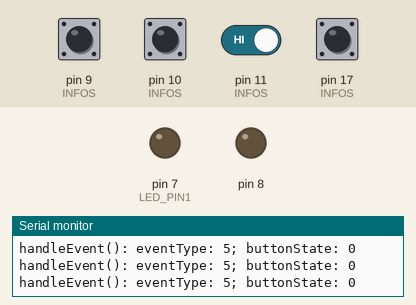
Bench run of a sketch on a simulated Arduino Uno, built with avr-gcc and run on an emulated ATmega328P. Parts: output pins drawn as LEDs (lit = HIGH), the last lines printed to the serial monitor. The inputs (shaded band) are chosen by the test bench; at power-on: pin 9 (INFOS), pin 10 (INFOS), pin 11 (INFOS), pin 17 (INFOS) HIGH.

Above: at 2.2 s.
2.3 s: pin 9 (INFOS) pulled LOW for 1 s
At 3.7 s:
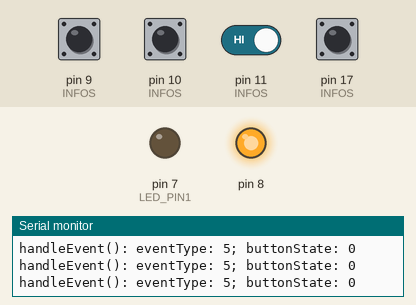
4.8 s: pin 9 (INFOS) pulsed LOW 2 times (0.12 s each, 0.3 s apart)
At 5.8 s:
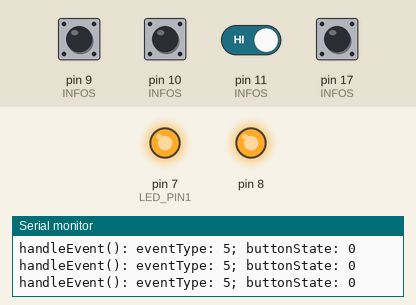
6.9 s: pin 9 (INFOS) driven LOW and pin 11 (INFOS) driven LOW
Timing chart, 0 to 9.9 s (numbered marks = the images above; inputs shaded):
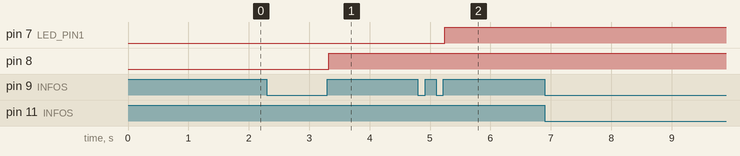

Measured:
- after the input at 2.3 s, pin 8: LOW → HIGH after 1.0 s
- after the input at 4.8 s, pin 7 (LED_PIN1): LOW → HIGH after 0.44 s

The sketch:

HomeArduino.ino
```cpp
/*
 * A demo of an array of 6 AceButton objects controlling an array of 6 LEDs. If
 * you have more than about 8 buttons or so, it might be worth using a
 * column/row button scanner instead. (Unfortunately AceButton does not support
 * that right now, maybe in the future).
 *
 * WARNING: This has been verified to compile, but I have not tested it with
 * actual hardware.
 */

#include <AceButton.h>
using namespace ace_button;

// LED states. Some microcontrollers wire their built-in LED the reverse.
const int LED_ON = HIGH;
const int LED_OFF = LOW;

const int LED_PIN1 = 7;

// Number of buttons and LEDs.
const uint8_t NUM_LEDS = 6;

// Helper struct that keeps track of the buttons and leds. An alternative is to
// use multiple arrays (e.g. BUTTON_PINS, LED_PINS, LED_STATES) which has the
// potential of reduing memory using PROGMEM, but for small to medium number of
// buttons, using a struct makes the program easier to read.
struct Info {
  const uint8_t buttonPin;
  const uint8_t ledPin;
  bool ledState;
};

// An array of button pins, led pins, and the led states. Cannot be const
// because ledState is mutable.
Info INFOS[NUM_LEDS] = {
  {9, 38, LED_OFF},
  {21, 43, LED_OFF},
  {11, 34, LED_OFF}, // Guest WC
  {17, 35, LED_OFF},
  {20, 44, LED_OFF},
  {10, 40, LED_OFF} // esstisch
};

// Define the buttons in an array using the default constructor. A static
// initializer array using { {int, int, int}, ...} does not seem to work,
// probably because of the 'explicit' keyword. So use the init() method in
// setup() instead. This has the disadvantage of invoking the default
// constructor NUM_LEDS times, but this is no worse than explicitly declaring
// NUM_LEDS instances of AceButton.
AceButton buttons[NUM_LEDS];

void handleEvent(AceButton*, uint8_t, uint8_t);

void setup() {
  delay(1000); // some microcontrollers reboot twice
  Serial.begin(115200);
  while (! Serial); // Wait until Serial is ready - Leonardo/Micro
  Serial.println("Initializing");
  Serial.println(F("setup(): begin"));
  pinMode(7, OUTPUT);
  pinMode(8, OUTPUT);
  for (uint8_t i = 0; i < NUM_LEDS; i++) {
    // initialize built-in LED as an output
    pinMode(INFOS[i].ledPin, OUTPUT);
    digitalWrite(INFOS[i].ledPin, HIGH);

    // Button uses the built-in pull up register.
    pinMode(INFOS[i].buttonPin, INPUT_PULLUP);

    // initialize the corresponding AceButton
    buttons[i].init(INFOS[i].buttonPin, HIGH, i);
  }

  // Configure the ButtonConfig with the event handler, and enable all higher
  // level events.
  ButtonConfig* buttonConfig = ButtonConfig::getSystemButtonConfig();
  buttonConfig->setEventHandler(handleEvent);
  buttonConfig->setFeature(ButtonConfig::kFeatureClick);
  buttonConfig->setFeature(ButtonConfig::kFeatureDoubleClick);
  buttonConfig->setFeature(ButtonConfig::kFeatureLongPress);
  buttonConfig->setFeature(ButtonConfig::kFeatureRepeatPress);
  buttonConfig->setFeature(ButtonConfig::kFeatureDoubleClick);
  buttonConfig->setFeature(ButtonConfig::kFeatureSuppressAfterClick);
  buttonConfig->setFeature(ButtonConfig::kFeatureSuppressAfterDoubleClick);

  Serial.println("setup(): ready");
}

void loop() {
  // Should be called every 4-5ms or faster, for the default debouncing time
  // of ~20ms.
  for (uint8_t i = 0; i < NUM_LEDS; i++) {
    buttons[i].check();
  }
}

// The event handler for the button.
void handleEvent(AceButton* button, uint8_t eventType, uint8_t buttonState) {

  // Print out a message for all events.
  Serial.print(F("handleEvent(): eventType: "));
  Serial.print(eventType);
  Serial.print(F("; buttonState: "));
  Serial.println(buttonState);

  // Get the LED pin
  uint8_t id = button->getId();
  uint8_t ledPin = INFOS[id].ledPin;

  // Control the LED only for the Pressed and Released events.
  // Notice that if the MCU is rebooted while the button is pressed down, no
  // event is triggered and the LED remains off.
  switch (eventType) {
    case AceButton::kEventDoubleClicked:
      digitalWrite(7, !digitalRead(7));
      //digitalWrite(ledPin, LED_ON);
      //INFOS[id].ledState = LED_ON;
      break;
    case AceButton::kEventPressed:

      digitalWrite(ledPin, !digitalRead(ledPin));
      //INFOS[id].ledState = LED_OFF;
      break;

    case AceButton::kEventLongPressed:
      digitalWrite(8, !digitalRead(8));
      break;
  }
}
/*
#include <AceButton.h>
#include <AdjustableButtonConfig.h>
#include <ButtonConfig.h>


using namespace ace_button;

// LED states. Some microcontrollers wire their built-in LED the reverse.
const int LED_ON = HIGH;
const int LED_OFF = LOW;

// Number of buttons and LEDs.
const uint8_t NUM_LEDS = 2;

// Helper struct that keeps track of the buttons and leds. An alternative is to
// use multiple arrays (e.g. BUTTON_PINS, LED_PINS, LED_STATES) which has the
// potential of reduing memory using PROGMEM, but for small to medium number of
// buttons, using a struct makes the program easier to read.
struct Info {
  const uint8_t buttonPin;
  const uint8_t ledPin;
  bool ledState;
};

// An array of button pins, led pins, and the led states. Cannot be const
// because ledState is mutable.
Info INFOS[NUM_LEDS] = {
  {2, 5, LED_OFF},
  {3, 6, LED_OFF},

};

// Define the buttons in an array using the default constructor. A static
// initializer array using { {int, int, int}, ...} does not seem to work,
// probably because of the 'explicit' keyword. So use the init() method in
// setup() instead. This has the disadvantage of invoking the default
// constructor NUM_LEDS times, but this is no worse than explicitly declaring
// NUM_LEDS instances of AceButton.
AceButton buttons[NUM_LEDS];

void handleEvent(AceButton*, uint8_t, uint8_t);

void setup() {
  delay(1000); // some microcontrollers reboot twice
  Serial.begin(115200);
  while (! Serial); // Wait until Serial is ready - Leonardo/Micro
  Serial.println("setup(): begin");

  for (uint8_t i = 0; i < NUM_LEDS; i++) {
    // initialize built-in LED as an output
    pinMode(INFOS[i].ledPin, OUTPUT);

    // Button uses the built-in pull up register.
    pinMode(INFOS[i].buttonPin, INPUT_PULLUP);

    // initialize the corresponding AceButton
    buttons[i].init(INFOS[i].buttonPin, HIGH, i);
  }

  // Configure the ButtonConfig with the event handler, and enable all higher
  // level events.
  ButtonConfig* buttonConfig = ButtonConfig::getSystemButtonConfig();

  buttonConfig->setFeature(ButtonConfig::kFeatureClick);
  buttonConfig->setFeature(ButtonConfig::kFeatureDoubleClick);
  buttonConfig->setFeature(ButtonConfig::kFeatureLongPress);
  buttonConfig->setFeature(ButtonConfig::kFeatureRepeatPress);

  Serial.println(F("setup(): ready"));
}

void loop() {
  // Should be called every 4-5ms or faster, for the default debouncing time
  // of ~20ms.
  for (uint8_t i = 0; i < NUM_LEDS; i++) {
    buttons[i].check();
  }
}

// The event handler for the button.
void handleEvent(AceButton* button, uint8_t eventType, uint8_t buttonState) {

  // Print out a message for all events.
  Serial.print("handleEvent(): eventType: ");
  Serial.print(eventType);
  Serial.print("; buttonState: ");
  Serial.println(buttonState);

  // Get the LED pin
  uint8_t id = button->getId();
  uint8_t ledPin = INFOS[id].ledPin;

  // Control the LED only for the Pressed and Released events.
  // Notice that if the MCU is rebooted while the button is pressed down, no
  // event is triggered and the LED remains off.
  switch (eventType) {
    case AceButton::kEventPressed:
      bool etat = digitalRead(ledPin);
      //INFOS[id].ledState = !etat;
      Serial.println("Pressed");
      digitalWrite(INFOS[id].buttonPin, !etat);
      break;
    case AceButton::kEventReleased:
      //bool etat = digitalRead(ledPin);
      //Serial.println("Released");
      //INFOS[id].ledState = !etat;
      //digitalWrite(INFOS[id].buttonPin, !etat);
      break;
  }
}
*/
```
